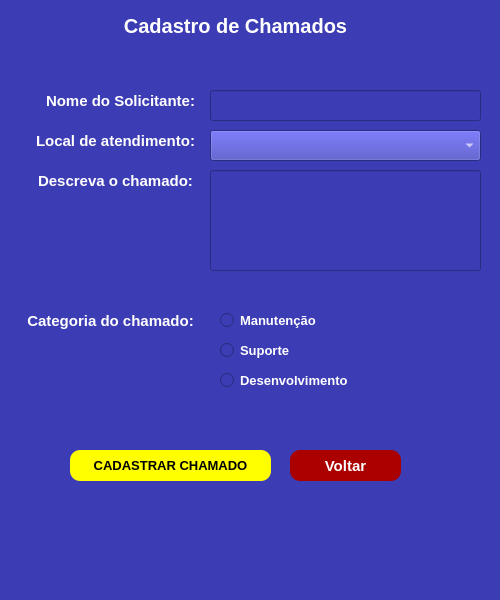
<?xml version="1.0" encoding="UTF-8"?>
<ui version="4.0">
 <class>MainWindow</class>
 <widget class="QMainWindow" name="MainWindow">
  <property name="geometry">
   <rect>
    <x>0</x>
    <y>0</y>
    <width>500</width>
    <height>600</height>
   </rect>
  </property>
  <property name="windowTitle">
   <string>Cadastrar Chamados</string>
  </property>
  <property name="styleSheet">
   <string notr="true">background-color: rgb(60, 60, 181);
color: rgb(255, 255, 255);</string>
  </property>
  <widget class="QWidget" name="centralwidget">
   <widget class="QLabel" name="label">
    <property name="geometry">
     <rect>
      <x>110</x>
      <y>0</y>
      <width>251</width>
      <height>51</height>
     </rect>
    </property>
    <property name="font">
     <font>
      <pointsize>15</pointsize>
      <weight>75</weight>
      <bold>true</bold>
     </font>
    </property>
    <property name="text">
     <string>Cadastro de Chamados</string>
    </property>
    <property name="alignment">
     <set>Qt::AlignCenter</set>
    </property>
   </widget>
   <widget class="QLabel" name="label_2">
    <property name="geometry">
     <rect>
      <x>20</x>
      <y>170</y>
      <width>191</width>
      <height>21</height>
     </rect>
    </property>
    <property name="font">
     <font>
      <pointsize>11</pointsize>
      <weight>75</weight>
      <bold>true</bold>
     </font>
    </property>
    <property name="text">
     <string>Descreva o chamado:</string>
    </property>
    <property name="alignment">
     <set>Qt::AlignCenter</set>
    </property>
   </widget>
   <widget class="QLineEdit" name="lineEdit">
    <property name="geometry">
     <rect>
      <x>210</x>
      <y>170</y>
      <width>271</width>
      <height>101</height>
     </rect>
    </property>
    <property name="font">
     <font>
      <pointsize>10</pointsize>
     </font>
    </property>
    <property name="styleSheet">
     <string notr="true">color: rgb(255, 255, 255); padding: 5px;</string>
    </property>
    <property name="text">
     <string/>
    </property>
    <property name="alignment">
     <set>Qt::AlignLeading|Qt::AlignLeft|Qt::AlignTop</set>
    </property>
   </widget>
   <widget class="QLabel" name="label_3">
    <property name="geometry">
     <rect>
      <x>20</x>
      <y>310</y>
      <width>181</width>
      <height>21</height>
     </rect>
    </property>
    <property name="font">
     <font>
      <pointsize>11</pointsize>
      <weight>75</weight>
      <bold>true</bold>
     </font>
    </property>
    <property name="text">
     <string>Categoria do chamado:</string>
    </property>
    <property name="alignment">
     <set>Qt::AlignCenter</set>
    </property>
   </widget>
   <widget class="QRadioButton" name="radioButton">
    <property name="geometry">
     <rect>
      <x>220</x>
      <y>310</y>
      <width>101</width>
      <height>21</height>
     </rect>
    </property>
    <property name="font">
     <font>
      <pointsize>10</pointsize>
      <weight>75</weight>
      <bold>true</bold>
     </font>
    </property>
    <property name="text">
     <string>Manutenção</string>
    </property>
   </widget>
   <widget class="QRadioButton" name="radioButton_2">
    <property name="geometry">
     <rect>
      <x>220</x>
      <y>340</y>
      <width>81</width>
      <height>21</height>
     </rect>
    </property>
    <property name="font">
     <font>
      <pointsize>10</pointsize>
      <weight>75</weight>
      <bold>true</bold>
     </font>
    </property>
    <property name="text">
     <string>Suporte</string>
    </property>
   </widget>
   <widget class="QRadioButton" name="radioButton_3">
    <property name="geometry">
     <rect>
      <x>220</x>
      <y>370</y>
      <width>131</width>
      <height>21</height>
     </rect>
    </property>
    <property name="font">
     <font>
      <pointsize>10</pointsize>
      <weight>75</weight>
      <bold>true</bold>
     </font>
    </property>
    <property name="text">
     <string>Desenvolvimento</string>
    </property>
   </widget>
   <widget class="QLabel" name="label_4">
    <property name="geometry">
     <rect>
      <x>40</x>
      <y>90</y>
      <width>161</width>
      <height>21</height>
     </rect>
    </property>
    <property name="font">
     <font>
      <pointsize>11</pointsize>
      <weight>75</weight>
      <bold>true</bold>
     </font>
    </property>
    <property name="text">
     <string>Nome do Solicitante:</string>
    </property>
    <property name="alignment">
     <set>Qt::AlignCenter</set>
    </property>
   </widget>
   <widget class="QLineEdit" name="lineEdit_2">
    <property name="geometry">
     <rect>
      <x>210</x>
      <y>90</y>
      <width>271</width>
      <height>31</height>
     </rect>
    </property>
    <property name="font">
     <font>
      <pointsize>10</pointsize>
     </font>
    </property>
    <property name="styleSheet">
     <string notr="true">color: rgb(255, 255, 255); padding: 5px;</string>
    </property>
    <property name="text">
     <string/>
    </property>
   </widget>
   <widget class="QLabel" name="label_5">
    <property name="geometry">
     <rect>
      <x>20</x>
      <y>130</y>
      <width>191</width>
      <height>21</height>
     </rect>
    </property>
    <property name="font">
     <font>
      <pointsize>11</pointsize>
      <weight>75</weight>
      <bold>true</bold>
     </font>
    </property>
    <property name="text">
     <string>Local de atendimento:</string>
    </property>
    <property name="alignment">
     <set>Qt::AlignCenter</set>
    </property>
   </widget>
   <widget class="QComboBox" name="comboBox">
    <property name="geometry">
     <rect>
      <x>210</x>
      <y>130</y>
      <width>271</width>
      <height>31</height>
     </rect>
    </property>
    <property name="styleSheet">
     <string notr="true">color: rgb(255, 255, 255); padding: 5px;
border-color: rgb(255, 255, 255);</string>
    </property>
    <item>
     <property name="text">
      <string/>
     </property>
    </item>
    <item>
     <property name="text">
      <string>Lins 01</string>
     </property>
    </item>
    <item>
     <property name="text">
      <string>List 02</string>
     </property>
    </item>
    <item>
     <property name="text">
      <string>Matriz</string>
     </property>
    </item>
   </widget>
   <widget class="QPushButton" name="pushButton">
    <property name="geometry">
     <rect>
      <x>70</x>
      <y>450</y>
      <width>201</width>
      <height>31</height>
     </rect>
    </property>
    <property name="font">
     <font>
      <pointsize>10</pointsize>
      <weight>75</weight>
      <bold>true</bold>
     </font>
    </property>
    <property name="styleSheet">
     <string notr="true">background-color: rgb(255, 255, 0);
color: rgb(0, 0, 0);
border-radius: 10px;</string>
    </property>
    <property name="text">
     <string>CADASTRAR CHAMADO</string>
    </property>
   </widget>
   <widget class="QLabel" name="label_6">
    <property name="geometry">
     <rect>
      <x>150</x>
      <y>500</y>
      <width>201</width>
      <height>31</height>
     </rect>
    </property>
    <property name="font">
     <font>
      <pointsize>10</pointsize>
      <weight>75</weight>
      <bold>true</bold>
     </font>
    </property>
    <property name="styleSheet">
     <string notr="true">color: rgb(0, 197, 0);</string>
    </property>
    <property name="text">
     <string/>
    </property>
    <property name="alignment">
     <set>Qt::AlignCenter</set>
    </property>
   </widget>
   <widget class="QPushButton" name="pushButton_2">
    <property name="geometry">
     <rect>
      <x>290</x>
      <y>450</y>
      <width>111</width>
      <height>31</height>
     </rect>
    </property>
    <property name="font">
     <font>
      <pointsize>11</pointsize>
      <weight>75</weight>
      <bold>true</bold>
     </font>
    </property>
    <property name="styleSheet">
     <string notr="true">border-radius: 10px;
color: rgb(255, 255, 255);
background-color: rgb(170, 0, 0);</string>
    </property>
    <property name="text">
     <string>Voltar</string>
    </property>
   </widget>
  </widget>
  <widget class="QMenuBar" name="menubar">
   <property name="geometry">
    <rect>
     <x>0</x>
     <y>0</y>
     <width>500</width>
     <height>21</height>
    </rect>
   </property>
  </widget>
  <widget class="QStatusBar" name="statusbar"/>
 </widget>
 <resources/>
 <connections/>
</ui>
